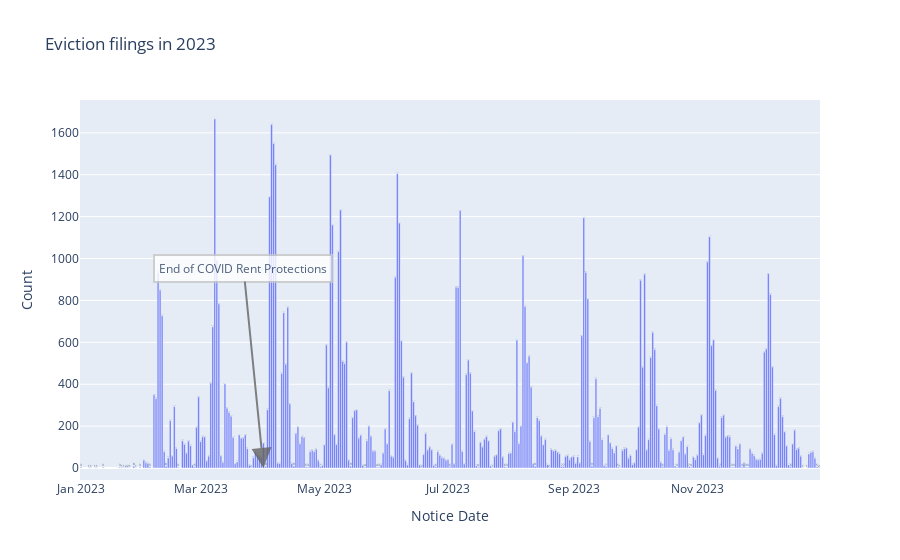

The notebook cell this image was saved under:
### Markdown cell above
This section visualized the count of eviction filings throughout 2023. A bar plot (`fig_date_year`) was generated with dates on the x-axis and eviction counts on the y-axis. Annotations were added to highlight significant events, such as the end of COVID rent protections on April 1, 2023. The plot illustrates the temporal distribution of eviction filings, offering insights into trends and potential correlations with external events. We see a sharp uptick in eviction numbers soon after the protection order of April 1 2023 ended. The numbers slowed down later at the end of the year.

### Code cell
fig_date_year = px.bar(
    address_count_grpd,
    x = 'notice_date_dt',
    y='count',
    text='count',
    labels={
        'notice_date_dt':'Notice Date',
        'count':'Count'
    },
    title='Eviction filings in 2023',
    
)
fig_date_year.add_annotation(x='2023-04-01', y=0,
            text="End of COVID Rent Protections",
            showarrow=True,
            arrowhead=2,
            arrowsize=2,
            arrowwidth=2,
            arrowcolor='#636363',
            ax=-20,
            ay=-200,
            bordercolor="#c7c7c7",
            borderwidth=2,
            borderpad=4,
            bgcolor="#ffffff",
            opacity=0.8)
fig_date_year.show()

### Figure 1 — Plotly figure (JSON) as saved in the notebook; plotly's stock layout.template omitted (floating-point values rounded to 4 significant figures; data arrays with more than 128 entries replaced by an {"elided": "..."} marker saying what was removed)
{"data": [{"alignmentgroup": "True", "hovertemplate": "Notice Date=%{x}<br>Count=%{text}<extra></extra>", "legendgroup": "", "marker": {"color": "#636efa", "pattern": {"shape": ""}}, "name": "", "offsetgroup": "", "orientation": "v", "showlegend": false, "text": {"elided": "346 int values"}, "textposition": "auto", "type": "bar", "x": {"elided": "346 str values"}, "xaxis": "x", "y": {"elided": "346 int values"}, "yaxis": "y"}], "layout": {"annotations": [{"arrowcolor": "#636363", "arrowhead": 2, "arrowsize": 2, "arrowwidth": 2, "ax": -20, "ay": -200, "bgcolor": "#ffffff", "bordercolor": "#c7c7c7", "borderpad": 4, "borderwidth": 2, "opacity": 0.8, "showarrow": true, "text": "End of COVID Rent Protections", "x": "2023-04-01", "y": 0}], "barmode": "relative", "legend": {"tracegroupgap": 0}, "title": {"text": "Eviction filings in 2023"}, "xaxis": {"anchor": "y", "domain": [0, 1], "title": {"text": "Notice Date"}}, "yaxis": {"anchor": "x", "domain": [0, 1], "title": {"text": "Count"}}}}
